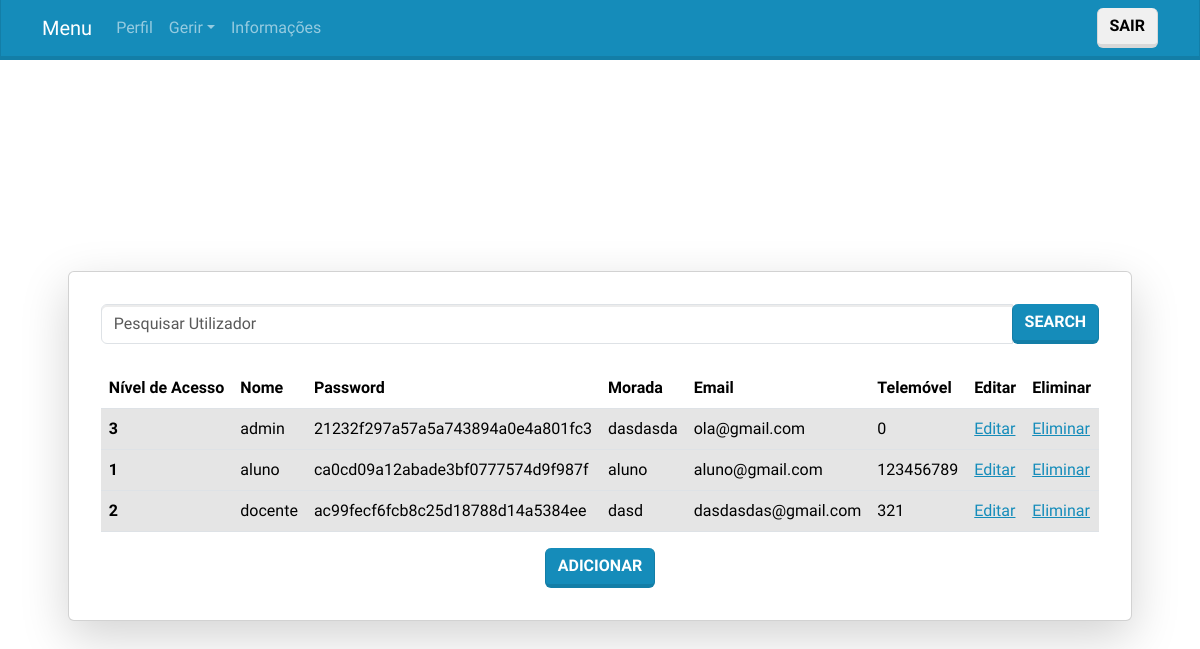
Screenshot of /paginas/utilizadores.php (signed in) with the database file from the repository.
### tables this page shows
CREATE TABLE `utilizador` (
  `id_utilizador` int(40) NOT NULL,
  `nome` varchar(60) NOT NULL,
  `password` varchar(100) NOT NULL,
  `morada` varchar(100) NOT NULL,
  `email` varchar(100) NOT NULL,
  `telemovel` int(10) NOT NULL,
  `tipo_utilizador` int(1) NOT NULL DEFAULT 0
);

### paginas/utilizadores.php (the view, shortened to what this page needs)
<!DOCTYPE html>
<?php
include 'cabecalho.php';
include '../basedados/basedados.h';?>
<?php if (isset($_SESSION['tipo_utilizador']) &&  $_SESSION['tipo_utilizador'] == 3) : ?>
<?php
$search_name = isset($_POST['search_name']) ? $_POST['search_name'] : '';
$sql = "SELECT * FROM utilizador";
$result = mysqli_query($conn, $sql);
?>
<html lang="pt">
<head>
    <link rel="stylesheet" href="bootstrap.css">
</head>
<body>
    <div class="container d-flex justify-content-center align-items-center" style="height: 100vh;">
        <div class="card shadow-lg p-3 mb-5 bg-white rounded " style="margin-top: 20px;">
            <div class="card-body">
                <form method="POST" action="" class="mb-4">
                    <div class="input-group">
                        <input type="text" name="search_name" class="form-control" placeholder="Pesquisar Utilizador" value="<?php echo htmlspecialchars($search_name); ?>">
                        <div class="input-group-append">
                            <button type="submit" class="btn btn-primary">Search</button>
                        </div>
                    </div>
                </form>
                <table class="table table-hover">
                    <thead>
                        <tr>
                            <th scope="col">Nível de Acesso</th>
                            <th scope="col">Nome</th>
                            <th scope="col">Password</th>
                            <th scope="col">Morada</th>
                            <th scope="col">Email</th>
                            <th scope="col">Telemóvel</th>
                            <th scope="col">Editar</th>
                            <th scope="col">Eliminar</th>
                        </tr>
                    </thead>
                    <tbody>
                        <?php
                        while ($row = mysqli_fetch_assoc($result)) {
                            ?>
                            <tr class="table-active">
                                <th scope="row"><?php echo $row['tipo_utilizador']; ?></th>
                                <td><?php echo $row['nome']; ?></td>
                                <td><?php echo $row['password']; ?></td>
                                <td><?php echo $row['morada']; ?></td>
                                <td><?php echo $row['email']; ?></td>
                                <td><?php echo $row['telemovel']; ?></td>
                                <?php
                                echo "<td><a href=\"editarUtilizadorformulario.php?id=". $row['id_utilizador']."\">Editar</a></td>";
                                echo "<td><a href=\"eliminarUtilizador.php?id=". $row['id_utilizador']."\">Eliminar</a></td> ";
                                ?>
                            </tr>
                            <?php
                        }
                        ?>
                    </tbody>
                </table>
                <div style="display: flex; justify-content: center;"><a type="button" class="btn btn-primary" href="adicionarUtilizadorformulario.php">Adicionar</a> </div>
            </div>
        </div>
    </div>
</body>
</html>
<?php else: header("Location:Erro.php"); ?>
<?php endif ?>

### rows the page displays
utilizador: tipo_utilizador "3", nome "admin", password "21232f297a57a5a743894a0e4a801fc3", morada "dasdasda", email "ola@gmail.com", telemovel "0"
utilizador: tipo_utilizador "1", nome "aluno", password "ca0cd09a12abade3bf0777574d9f987f", morada "aluno", email "aluno@gmail.com", telemovel "123456789"
utilizador: tipo_utilizador "2", nome "docente", password "ac99fecf6fcb8c25d18788d14a5384ee", morada "dasd", email "dasdasdas@gmail.com", telemovel "321"
